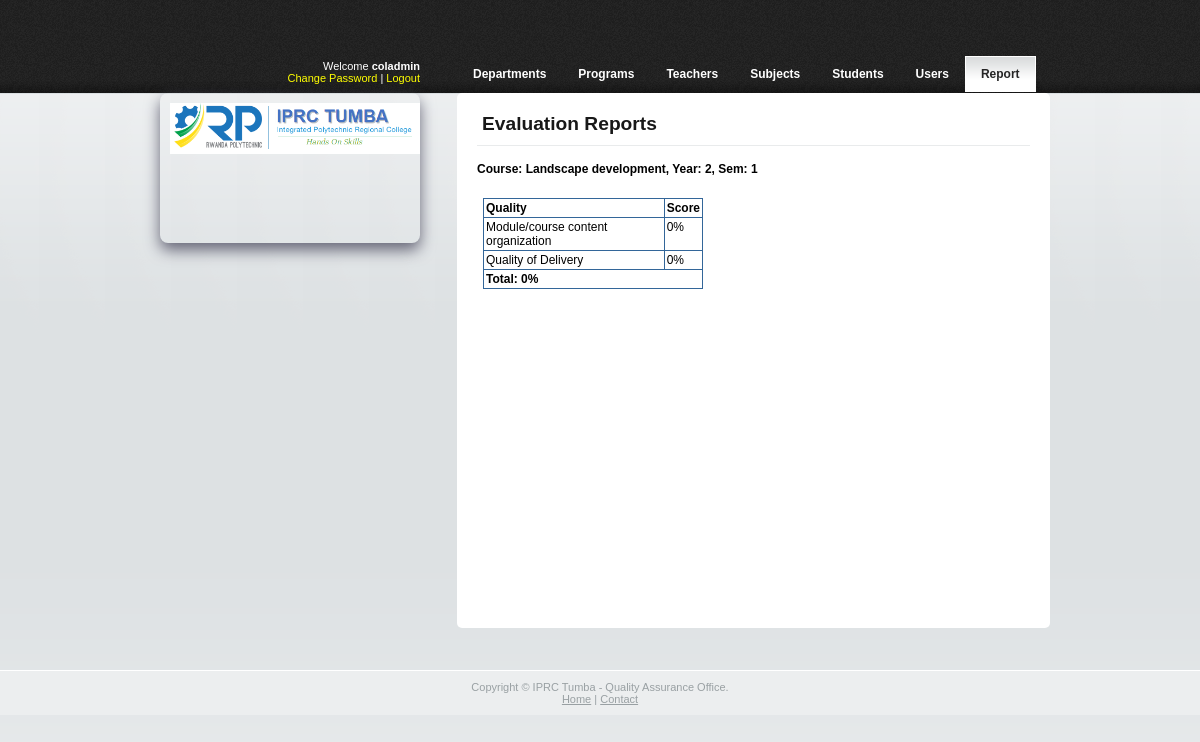
/admin/pr_2_1.php?sid=195 (signed in), run on the app's committed database.
### tables this page shows
CREATE TABLE `tbl_subject` (
  `subject_id` int(10) UNSIGNED NOT NULL,
  `subject_ac_year` varchar(10) NOT NULL,
  `subject_name` varchar(50) DEFAULT NULL,
  `subject_code` varchar(20) NOT NULL,
  `subject_year` varchar(20) NOT NULL,
  `subject_semester` int(10) NOT NULL,
  `subject_group` varchar(1) DEFAULT NULL,
  `subject_department_id` int(10) NOT NULL,
  `subject_teacher_id` int(10) DEFAULT NULL
);

### admin/pr_2_1.php (the view, shortened to what this page needs)
<?php
require_once("./includes/functions.php");
$id = (int) $_GET['sid'];
$acc_year = (int) $_GET['acc_year'];
?>
<!DOCTYPE html PUBLIC "-//W3C//DTD XHTML 1.0 Transitional//EN" "http://www.w3.org/TR/xhtml1/DTD/xhtml1-transitional.dtd">
<html xmlns="http://www.w3.org/1999/xhtml">
    <head>
        <link rel="stylesheet" type="text/css" href="css/style.css" />
        <link href="../admin/css/collapse.css" rel="stylesheet"/>
        <html>
            <head>
                <link rel="stylesheet" type="text/css" href ="css/jquery.jqplot.min.css" />
            </head>
            <body>
                <div class="main">
                    <?php
                    echo plotHeaderMenuInfo("current_class_wise.php");
                    $course = getSubjectDetails($id);
                    ?>
                    <div class="body">
                        <div class="main_body">
                            <h2>Evaluation Reports</h2>
                            <h4>Course:  <?php echo $course['subject_name']; ?>,
                                Year:  <?php echo $course['subject_year']; ?>,
                                Sem:  <?php echo $course['subject_semester']; ?></h4>
                            <?php echo plotFeedBackReport1_x($acc_year, $id); ?>
                        </div>
                        <?php
                            echo plotLogoDiv();
                        ?>
                        </div>
                        <br/><br/>
                    </div>
                <?php
                            echo plotFooterDiv();
                ?>
                        </body>
                    </html>

### admin/css/style.css (style rules this page uses)
body { margin:0; padding:0; background: none; width:100%; background:#fafbfb url(../images/bg.gif) top repeat-x; font:12px Arial, Helvetica, sans-serif }
html { padding:0; margin:0; }
.main { width:900px; padding:0; margin:0 auto; }
.body { width:900px; margin:0; padding:0; }
.body h2 { font: normal 24px Arial, Helvetica, sans-serif; color:#181818; padding:10px 5px; margin:10px 0 10px 0; border-bottom:1px solid #e9ebec; }
.main_body { width :553px; padding :0 20px; margin :0; float :right; background :#fff; border-radius : 5px; -webkit-transition :-webkit-box-shadow 1s linear; -moz-transition :-moz-box-shadow 1s linear; }
.main_body h2 { font-family: "Trebuchet MS", sans-serif;font-size: 1.6em;font-weight:bold; }

### data on the page
tbl_subject: subject_name "Landscape development", subject_year "2", subject_semester "1"

### other printed values
$_SESSION['u_utype'] "coladmin"
$menuName "Departments"
$menuName "Programs"
$menuName "Teachers"
$menuName "Subjects"
$menuName "Students"
$menuName "Users"
$menuName "Report"
$k "Module/course content organization"
$sbTotal "0"
$k "Quality of Delivery"
$gdTotal "0"
